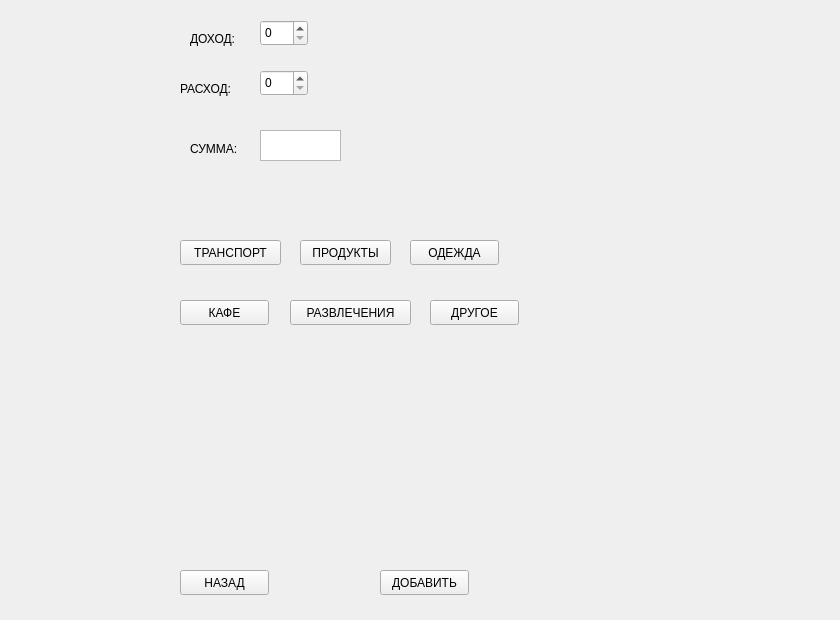
<?xml version="1.0" encoding="UTF-8"?>
<ui version="4.0">
 <class>AddRecordScreenUI</class>
 <widget class="QWidget" name="AddRecordScreenUI">
  <property name="geometry">
   <rect>
    <x>0</x>
    <y>0</y>
    <width>840</width>
    <height>620</height>
   </rect>
  </property>
  <property name="windowTitle">
   <string>Form</string>
  </property>
  <widget class="QLabel" name="income_label">
   <property name="geometry">
    <rect>
     <x>190</x>
     <y>30</y>
     <width>67</width>
     <height>17</height>
    </rect>
   </property>
   <property name="text">
    <string>ДОХОД:</string>
   </property>
  </widget>
  <widget class="QLabel" name="outcome_label">
   <property name="geometry">
    <rect>
     <x>180</x>
     <y>80</y>
     <width>67</width>
     <height>17</height>
    </rect>
   </property>
   <property name="text">
    <string>РАСХОД:</string>
   </property>
  </widget>
  <widget class="QSpinBox" name="spinBox">
   <property name="geometry">
    <rect>
     <x>260</x>
     <y>20</y>
     <width>48</width>
     <height>26</height>
    </rect>
   </property>
  </widget>
  <widget class="QSpinBox" name="spinBox_2">
   <property name="geometry">
    <rect>
     <x>260</x>
     <y>70</y>
     <width>48</width>
     <height>26</height>
    </rect>
   </property>
  </widget>
  <widget class="QLabel" name="sum_label">
   <property name="geometry">
    <rect>
     <x>190</x>
     <y>140</y>
     <width>67</width>
     <height>17</height>
    </rect>
   </property>
   <property name="text">
    <string>СУММА:</string>
   </property>
  </widget>
  <widget class="QTextBrowser" name="textBrowser">
   <property name="geometry">
    <rect>
     <x>260</x>
     <y>130</y>
     <width>81</width>
     <height>31</height>
    </rect>
   </property>
  </widget>
  <widget class="QPushButton" name="add_pushButton">
   <property name="geometry">
    <rect>
     <x>380</x>
     <y>570</y>
     <width>89</width>
     <height>25</height>
    </rect>
   </property>
   <property name="text">
    <string>ДОБАВИТЬ</string>
   </property>
  </widget>
  <widget class="QPushButton" name="back_pushButton">
   <property name="geometry">
    <rect>
     <x>180</x>
     <y>570</y>
     <width>89</width>
     <height>25</height>
    </rect>
   </property>
   <property name="text">
    <string>НАЗАД</string>
   </property>
  </widget>
  <widget class="QPushButton" name="transport_pushButton">
   <property name="geometry">
    <rect>
     <x>180</x>
     <y>240</y>
     <width>101</width>
     <height>25</height>
    </rect>
   </property>
   <property name="text">
    <string>ТРАНСПОРТ</string>
   </property>
  </widget>
  <widget class="QPushButton" name="coffee_pushButton">
   <property name="geometry">
    <rect>
     <x>180</x>
     <y>300</y>
     <width>89</width>
     <height>25</height>
    </rect>
   </property>
   <property name="text">
    <string>КАФЕ</string>
   </property>
  </widget>
  <widget class="QPushButton" name="clothes_pushButton">
   <property name="geometry">
    <rect>
     <x>410</x>
     <y>240</y>
     <width>89</width>
     <height>25</height>
    </rect>
   </property>
   <property name="text">
    <string>ОДЕЖДА</string>
   </property>
  </widget>
  <widget class="QPushButton" name="groceries_pushButton">
   <property name="geometry">
    <rect>
     <x>300</x>
     <y>240</y>
     <width>91</width>
     <height>25</height>
    </rect>
   </property>
   <property name="text">
    <string>ПРОДУКТЫ</string>
   </property>
  </widget>
  <widget class="QPushButton" name="entertainment_pushButton">
   <property name="geometry">
    <rect>
     <x>290</x>
     <y>300</y>
     <width>121</width>
     <height>25</height>
    </rect>
   </property>
   <property name="text">
    <string>РАЗВЛЕЧЕНИЯ</string>
   </property>
  </widget>
  <widget class="QPushButton" name="other_pushButton">
   <property name="geometry">
    <rect>
     <x>430</x>
     <y>300</y>
     <width>89</width>
     <height>25</height>
    </rect>
   </property>
   <property name="text">
    <string>ДРУГОЕ</string>
   </property>
  </widget>
 </widget>
 <resources/>
 <connections/>
</ui>
